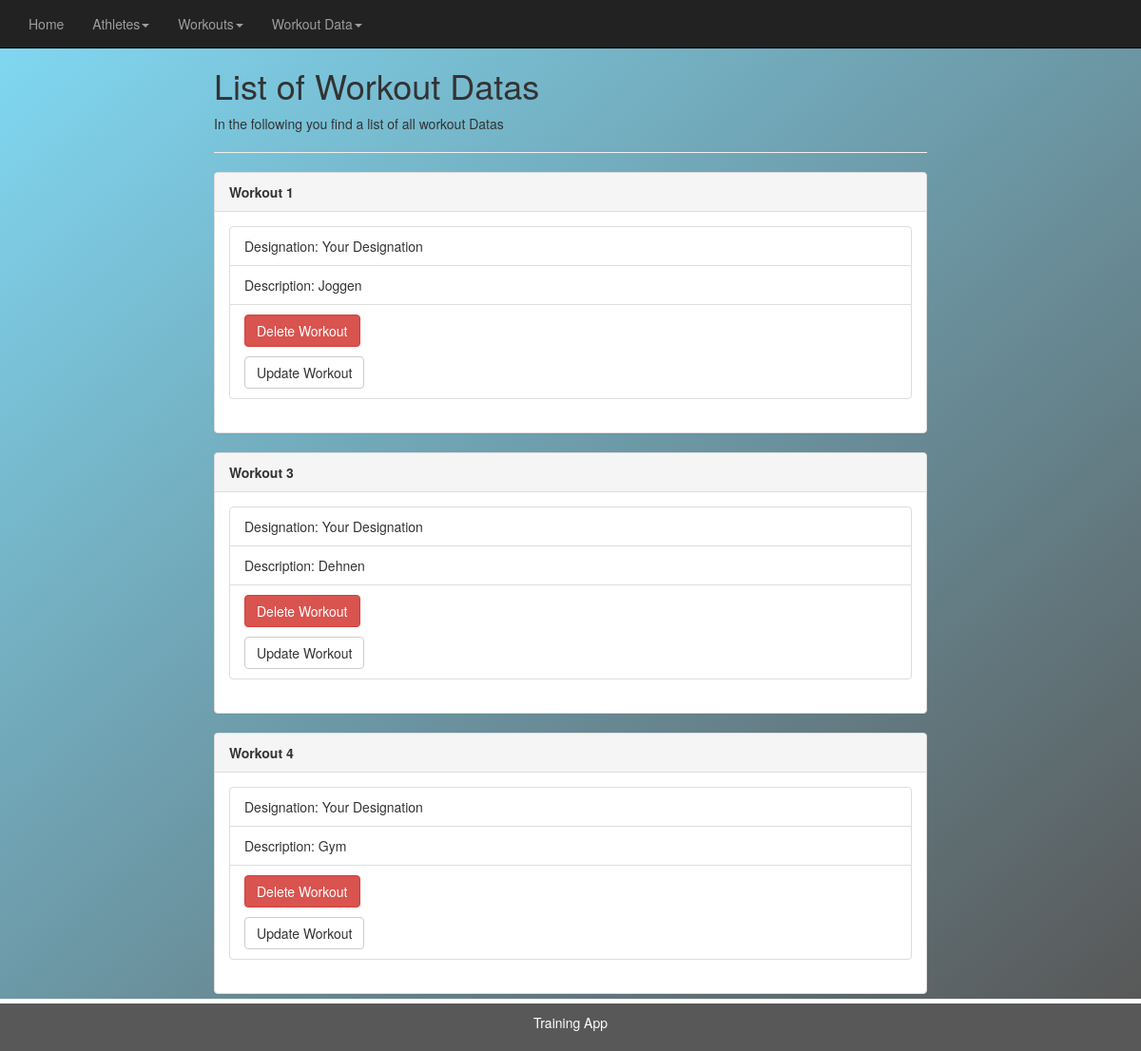
The app's page /workout_list with its own data.
### athletes/models.py (models this page shows, shortened)
class Workout(models.Model):
    designation = models.CharField(max_length=50)
    description = models.CharField(max_length=200)

### athletes/views.py (the view)
# urls.py: path('workout_list', views.workout_list, name='workout_list'),
def workout_list(request):
    workout_list = Workout.objects.all
    return render(request, "workout_list.html", {'workout_list':workout_list})

### athletes/templates/workout_list.html
{% extends 'main.html' %}
{% block content %}
  <h1>List of Workout Datas</h1>
  <p>In the following you find a list of all workout Datas</p>
  <hr>
  {% for workout in workout_list %}
  <div class="panel panel-default">
    <div class="panel-heading"><strong>Workout {{ workout.id }}</strong></div>
    <div class="panel-body">
      <ul class="list-group">
        <li class="list-group-item">Designation: {{ workout.designation }}</li>
        <li class="list-group-item">Description: {{ workout.description }}</li>
        <li class="list-group-item"><a href="{% url 'delete_workout' workout.id %}" class="btn btn-danger">Delete Workout</a><p></p><a href="{% url 'update_workout' workout.id %}" class="btn btn-default">Update Workout</a></li>
      </ul>
    </div>
  </div>
  {% endfor %}
{% endblock %}

### records on screen
Workout: id "1", designation "Your Designation", description "Joggen"
Workout: id "3", designation "Your Designation", description "Dehnen"
Workout: id "4", designation "Your Designation", description "Gym"
